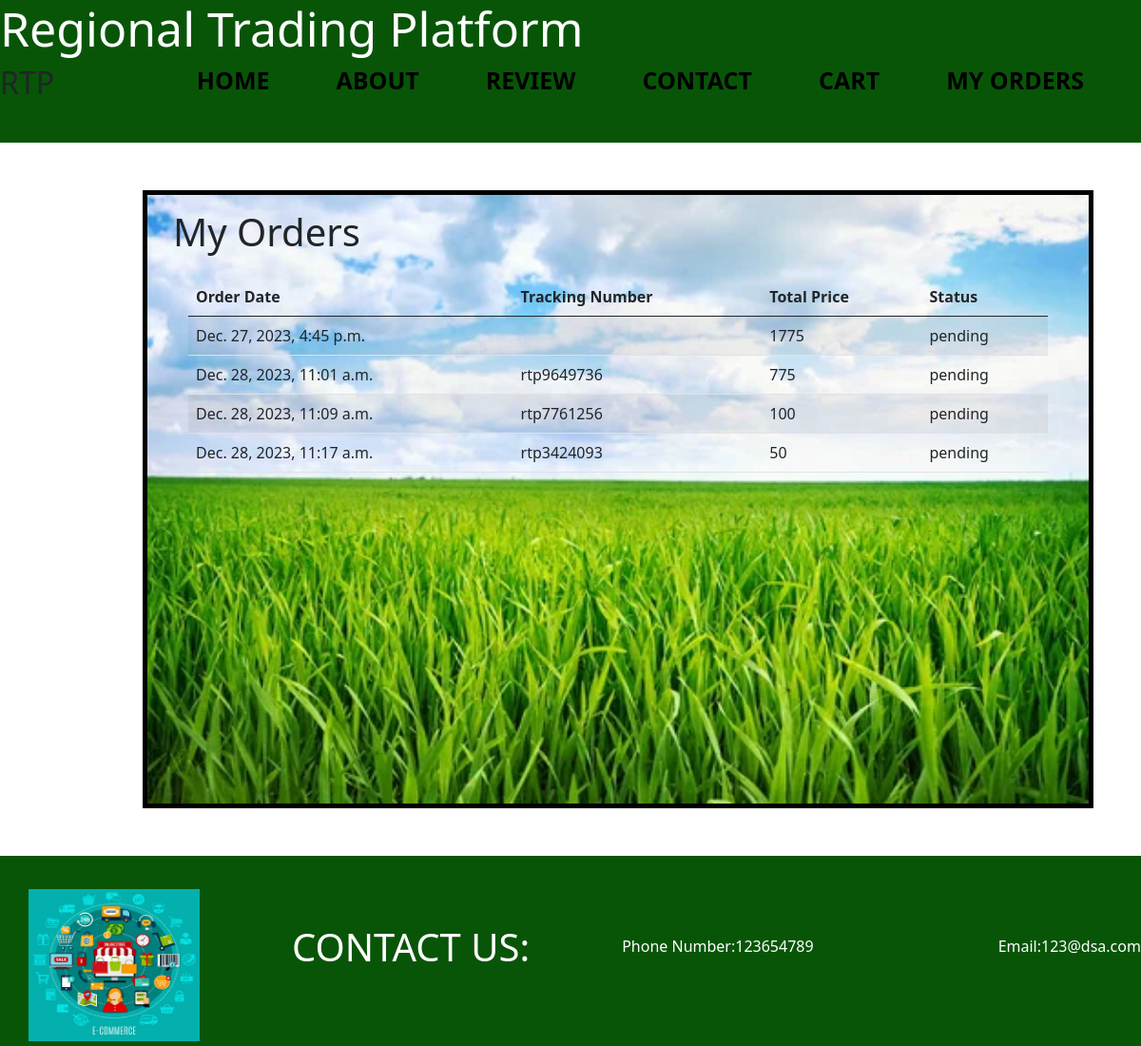
The app's page /my-orders (signed in) with its own data.
### app1/models.py (models this page shows, shortened)
class Orderdetails(models.Model):
    user=models.ForeignKey(User,on_delete=models.CASCADE,null=False)
    First_name=models.CharField(max_length=100,null=False)
    Last_name=models.CharField(max_length=100,null=False)
    Email=models.EmailField(null=False)
    Phone=models.CharField(max_length=12,null=False)
    Address=models.TextField(null=False)
    City=models.CharField(max_length=50,null=False)
    State=models.CharField(max_length=50,null=False)
    Country=models.CharField(max_length=50,null=False)
    Pincode=models.IntegerField(null=False)
    Total_price=models.IntegerField(null=False)
    Payment_mode=models.CharField(max_length=140,null=False)
    Payment_id=models.CharField(max_length=200,null=True)
    Orderstatuses=(('pending','pending'),('Out for shipping','Out for shipping'),('completed','completed'))
    Status=models.CharField(max_length=140,choices=Orderstatuses,default='pending')
    Message=models.CharField(max_length=540,null=True)
    Tracking_id=models.CharField(max_length=150,null=True)
    created_at=models.DateTimeField(auto_now_add=True)
    updated_at=models.DateTimeField(auto_now=True)

### app1/views.py (the view)
# urls.py: path('my-orders',views.ordersfn,name='myorderspage'),
def ordersfn(request):
    orders=Orderdetails.objects.filter(user=request.user)
    context2={
        'orders':orders
    }
    return render(request,'myorders.html',context2)

### app1/templates/myorders.html
{% extends 'Header&Footer.html' %}
{% block content %}
<div id="order_div">
<div class="container">
    <h1>My Orders</h1>
<div class="row">
    <div class="col-sm-12">
        <div class="card-shadow">
            <div class="card-body">
                <table class="table table-striped ">
                <thead>
                    <tr>
                        <th >Order Date</th>
                        <th>Tracking Number</th>
                        <th>Total Price</th>
                        <th>Status</th>
                    </tr>
                </thead>
                <tbody>
                    {% for i in orders %}
                        <tr>
                             <td>{{i.created_at}}</td>
                            <td>{{i.Tracking_id}}</td>
                            <td>{{i.Total_price}}</td>
                            <td>{{i.Status}}</td>
                        </tr>
                    {% endfor %}
                </tbody>
            </table>
            </div>
        </div>
    </div>
</div>
</div>
</div>
{% endblock %}

### static/style1.css (style rules this page uses)
#order_div,#orderitems_div { margin-left:150px; margin-top:50px; min-height: 650px; width: 1000px; border: 5px solid black; margin-bottom:50px; padding:15px; background-image:url(mainbg.jpg); background-size:cover; background-repeat:no-repeat; background-position:center; }

### records on screen
Orderdetails: created_at "Dec. 27, 2023, 4:45 p.m.", Total_price "1775", Status "pending"
Orderdetails: created_at "Dec. 28, 2023, 11:01 a.m.", Tracking_id "rtp9649736", Total_price "775", Status "pending"
Orderdetails: created_at "Dec. 28, 2023, 11:09 a.m.", Tracking_id "rtp7761256", Total_price "100", Status "pending"
Orderdetails: created_at "Dec. 28, 2023, 11:17 a.m.", Tracking_id "rtp3424093", Total_price "50", Status "pending"
